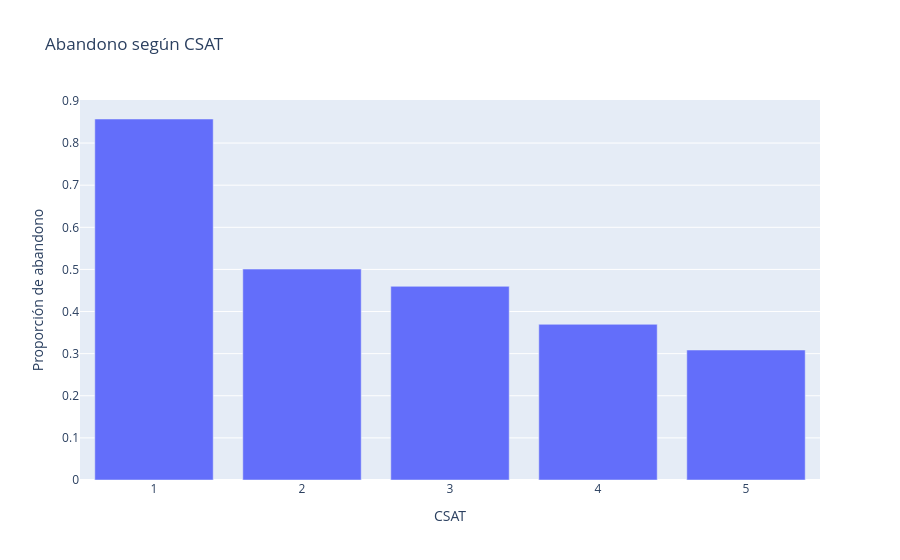

The notebook cell this image was saved under:
### Markdown cell above
## Abandono según CSAT
**Pregunta:** ¿la proporción de abandono cambia entre los grupos? Calculamos tamaño y tasa; no confundimos número de abandonos con riesgo relativo del grupo.

### Code cell
# dropna=False conserva a quienes no tienen información en esta variable.
summary = df.groupby('CSAT', dropna=False).abandono.agg(['size', 'mean']).reset_index()
summary = summary.rename(columns={'size':'clientes', 'mean':'tasa'})
display(summary)
px.bar(summary, x='CSAT', y='tasa', hover_data=['clientes'], title='Abandono según CSAT', labels={'tasa':'Proporción de abandono'}).show()

### Figure 1 — Plotly figure (JSON) as saved in the notebook; plotly's stock layout.template omitted (floating-point values rounded to 4 significant figures)
{"data": [{"customdata": [[14], [639], [4504], [4288], [405], [150]], "hovertemplate": "CSAT=%{x}<br>Proporción de abandono=%{y}<br>clientes=%{customdata[0]}<extra></extra>", "legendgroup": "", "marker": {"color": "#636efa", "pattern": {"shape": ""}}, "name": "", "orientation": "v", "showlegend": false, "textposition": "auto", "type": "bar", "x": [1.0, 2.0, 3.0, 4.0, 5.0, NaN], "xaxis": "x", "y": [0.8571, 0.5008, 0.4598, 0.3696, 0.3086, 0.3733], "yaxis": "y"}], "layout": {"barmode": "relative", "legend": {"tracegroupgap": 0}, "title": {"text": "Abandono según CSAT"}, "xaxis": {"anchor": "y", "domain": [0.0, 1.0], "title": {"text": "CSAT"}}, "yaxis": {"anchor": "x", "domain": [0.0, 1.0], "title": {"text": "Proporción de abandono"}}}}
